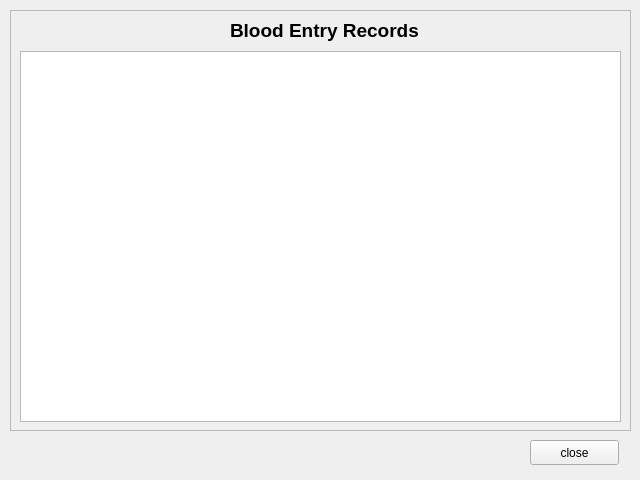
<?xml version="1.0" encoding="UTF-8"?>
<ui version="4.0">
 <class>bloodentryList</class>
 <widget class="QWidget" name="bloodentryList">
  <property name="geometry">
   <rect>
    <x>0</x>
    <y>0</y>
    <width>640</width>
    <height>480</height>
   </rect>
  </property>
  <property name="windowTitle">
   <string>Records</string>
  </property>
  <widget class="QFrame" name="frame">
   <property name="geometry">
    <rect>
     <x>10</x>
     <y>10</y>
     <width>621</width>
     <height>421</height>
    </rect>
   </property>
   <property name="frameShape">
    <enum>QFrame::StyledPanel</enum>
   </property>
   <property name="frameShadow">
    <enum>QFrame::Raised</enum>
   </property>
   <widget class="QLabel" name="billingLabel">
    <property name="geometry">
     <rect>
      <x>220</x>
      <y>0</y>
      <width>221</width>
      <height>41</height>
     </rect>
    </property>
    <property name="styleSheet">
     <string notr="true">font-size:14pt;
font-weight: bold;</string>
    </property>
    <property name="text">
     <string>Blood Entry Records</string>
    </property>
   </widget>
   <widget class="QTableWidget" name="tableWidget">
    <property name="geometry">
     <rect>
      <x>10</x>
      <y>41</y>
      <width>601</width>
      <height>371</height>
     </rect>
    </property>
   </widget>
  </widget>
  <widget class="QPushButton" name="closebutton">
   <property name="geometry">
    <rect>
     <x>530</x>
     <y>440</y>
     <width>89</width>
     <height>25</height>
    </rect>
   </property>
   <property name="text">
    <string>close</string>
   </property>
  </widget>
 </widget>
 <resources/>
 <connections/>
</ui>
